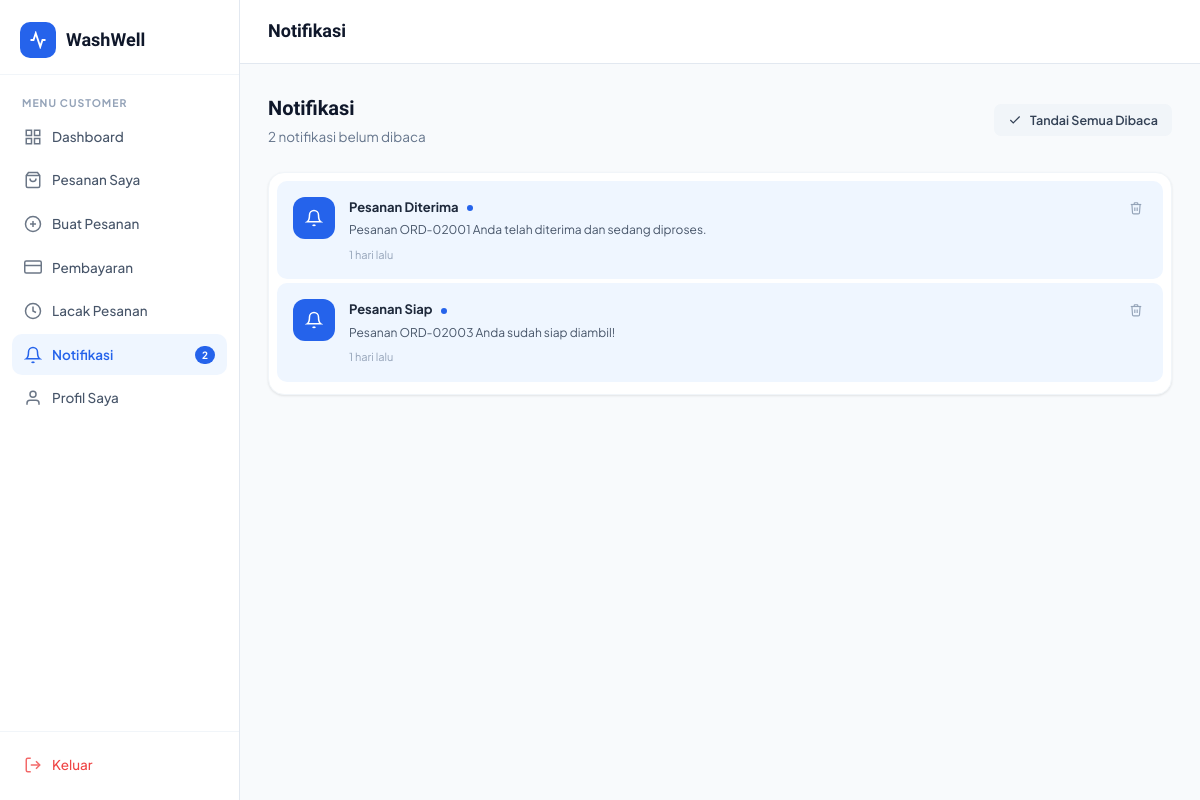
The app's page /customer/notifications.php (signed in) with its own data.
### tables this page shows
CREATE TABLE IF NOT EXISTS users (
    id INT AUTO_INCREMENT PRIMARY KEY,
    name VARCHAR(100) NOT NULL,
    email VARCHAR(150) UNIQUE NOT NULL,
    password VARCHAR(255) NOT NULL,
    phone VARCHAR(20),
    address TEXT,
    role ENUM('customer','admin') DEFAULT 'customer',
    created_at TIMESTAMP DEFAULT CURRENT_TIMESTAMP,
    updated_at TIMESTAMP DEFAULT CURRENT_TIMESTAMP ON UPDATE CURRENT_TIMESTAMP
);

CREATE TABLE IF NOT EXISTS notifications (
    id INT AUTO_INCREMENT PRIMARY KEY,
    user_id INT NOT NULL,
    title VARCHAR(200) NOT NULL,
    message TEXT NOT NULL,
    is_read TINYINT(1) DEFAULT 0,
    created_at TIMESTAMP DEFAULT CURRENT_TIMESTAMP,
    FOREIGN KEY (user_id) REFERENCES users(id) ON DELETE CASCADE
);

### includes/auth.php (called while the page is built, shortened)
<?php
require_once __DIR__ . '/config.php';
function getCurrentUser() {
    $db = getDB();
    $id = (int)$_SESSION['user_id'];
    $res = $db->query("SELECT * FROM users WHERE id=$id LIMIT 1");
    return $res ? $res->fetch_assoc() : null;
}
function getUnreadNotifs($userId) {
    $db = getDB();
    $uid = (int)$userId;
    $res = $db->query("SELECT COUNT(*) as cnt FROM notifications WHERE user_id=$uid AND is_read=0");
    return $res ? (int)$res->fetch_assoc()['cnt'] : 0;
}
?>

### includes/config.php (called while the page is built, shortened)
<?php
function timeAgo($datetime) {
    $time = strtotime($datetime);
    $diff = time() - $time;
    return floor($diff/86400) . ' hari lalu';
}
?>

### customer/notifications.php (the view, shortened to what this page needs)
<?php
require_once '../includes/auth.php';
$db = getDB();
$user = getCurrentUser();
$uid = (int)$user['id'];
$notifs = $db->query("SELECT * FROM notifications WHERE user_id=$uid ORDER BY created_at DESC");
?>
<!DOCTYPE html>
<html lang="id">
<head>
<link rel="stylesheet" href="../assets/css/style.css">
</head>
<body>
<div class="app-layout">
    <?php require_once('../customer/sidebar.php'); ?>
    <div class="main-content">
        <header class="topbar">
            <div class="topbar-left">
                <div class="topbar-title">Notifikasi</div>
            </div>
        </header>
        <main class="page-content">
            <div class="page-header">
                <div>
                    <h1>Notifikasi</h1>
                    <p><?= $notifCount ?> notifikasi belum dibaca</p>
                </div>
                <?php if ($notifCount > 0): ?>
                <a href="notifications.php?mark_read=1" class="btn btn-ghost btn-sm">
                    <svg width="14" height="14" viewBox="0 0 24 24" fill="none" stroke="currentColor" stroke-width="2"><polyline points="20 6 9 17 4 12"/></svg>
                    Tandai Semua Dibaca
                </a>
                <?php endif; ?>
            </div>
            <div class="card">
                <div class="card-body" style="padding:8px;">
                <?php if ($notifs->num_rows === 0): ?>
                <div style="text-align:center;padding:60px 0;color:var(--gray-400);">
                    <svg width="48" height="48" viewBox="0 0 24 24" fill="none" stroke="currentColor" stroke-width="1.5" style="margin-bottom:12px;opacity:0.4;"><path d="M18 8A6 6 0 0 0 6 8c0 7-3 9-3 9h18s-3-2-3-9"/><path d="M13.73 21a2 2 0 0 1-3.46 0"/></svg>
                    <p style="font-size:14px;">Belum ada notifikasi</p>
                </div>
                <?php else: ?>
                <?php while($n = $notifs->fetch_assoc()): ?>
                <div style="display:flex;align-items:flex-start;gap:14px;padding:16px;border-radius:10px;background:<?= !$n['is_read']?'var(--primary-bg)':'transparent' ?>;margin-bottom:4px;transition:background 0.2s;">
                    <div style="width:42px;height:42px;border-radius:12px;background:<?= !$n['is_read']?'var(--primary)':'var(--gray-100)' ?>;display:flex;align-items:center;justify-content:center;flex-shrink:0;color:<?= !$n['is_read']?'white':'var(--gray-500)' ?>;">
                        <svg width="18" height="18" viewBox="0 0 24 24" fill="none" stroke="currentColor" stroke-width="2"><path d="M18 8A6 6 0 0 0 6 8c0 7-3 9-3 9h18s-3-2-3-9"/><path d="M13.73 21a2 2 0 0 1-3.46 0"/></svg>
                    </div>
                    <div style="flex:1;">
                        <div style="font-size:13px;font-weight:700;color:var(--gray-800);margin-bottom:3px;">
                            <?= htmlspecialchars($n['title']) ?>
                            <?php if (!$n['is_read']): ?><span style="display:inline-block;width:6px;height:6px;border-radius:50%;background:var(--primary);margin-left:6px;vertical-align:middle;"></span><?php endif; ?>
                        </div>
                        <div style="font-size:12px;color:var(--gray-600);margin-bottom:6px;"><?= htmlspecialchars($n['message']) ?></div>
                        <div style="font-size:11px;color:var(--gray-400);"><?= timeAgo($n['created_at']) ?></div>
                    </div>
                    <form method="POST">
                        <button type="submit" style="background:none;border:none;color:var(--gray-400);cursor:pointer;padding:4px;" title="Hapus">
                            <svg width="14" height="14" viewBox="0 0 24 24" fill="none" stroke="currentColor" stroke-width="2"><polyline points="3 6 5 6 21 6"/><path d="M19 6l-1 14a2 2 0 0 1-2 2H8a2 2 0 0 1-2-2L5 6"/><path d="M10 11v6M14 11v6"/><path d="M9 6V4a1 1 0 0 1 1-1h4a1 1 0 0 1 1 1v2"/></svg>
                        </button>
                    </form>
                </div>
                <?php endwhile; ?>
                <?php endif; ?>
                </div>
            </div>
        </main>
    </div>
</div>
</body>
</html>

### customer/sidebar.php (shortened to what this page needs)
<?php
$currentUser = getCurrentUser();
$notifCount = getUnreadNotifs($currentUser['id']);
$currentPage = basename($_SERVER['PHP_SELF'], '.php');
$navItems = [
    ['page'=>'dashboard','icon'=>'<svg width="18" height="18" viewBox="0 0 24 24" fill="none" stroke="currentColor" stroke-width="2"><rect x="3" y="3" width="7" height="7"/><rect x="14" y="3" width="7" height="7"/><rect x="3" y="14" width="7" height="7"/><rect x="14" y="14" width="7" height="7"/></svg>','label'=>'Dashboard','url'=>'dashboard.php'],
    ['page'=>'orders','icon'=>'<svg width="18" height="18" viewBox="0 0 24 24" fill="none" stroke="currentColor" stroke-width="2"><path d="M6 2L3 6v14a2 2 0 0 0 2 2h14a2 2 0 0 0 2-2V6l-3-4z"/><line x1="3" y1="6" x2="21" y2="6"/><path d="M16 10a4 4 0 0 1-8 0"/></svg>','label'=>'Pesanan Saya','url'=>'orders.php'],
    ['page'=>'new_order','icon'=>'<svg width="18" height="18" viewBox="0 0 24 24" fill="none" stroke="currentColor" stroke-width="2"><circle cx="12" cy="12" r="10"/><line x1="12" y1="8" x2="12" y2="16"/><line x1="8" y1="12" x2="16" y2="12"/></svg>','label'=>'Buat Pesanan','url'=>'new_order.php'],
    ['page'=>'payments','icon'=>'<svg width="18" height="18" viewBox="0 0 24 24" fill="none" stroke="currentColor" stroke-width="2"><rect x="1" y="4" width="22" height="16" rx="2" ry="2"/><line x1="1" y1="10" x2="23" y2="10"/></svg>','label'=>'Pembayaran','url'=>'payments.php'],
    ['page'=>'tracking','icon'=>'<svg width="18" height="18" viewBox="0 0 24 24" fill="none" stroke="currentColor" stroke-width="2"><circle cx="12" cy="12" r="10"/><polyline points="12 6 12 12 16 14"/></svg>','label'=>'Lacak Pesanan','url'=>'tracking.php'],
    ['page'=>'notifications','icon'=>'<svg width="18" height="18" viewBox="0 0 24 24" fill="none" stroke="currentColor" stroke-width="2"><path d="M18 8A6 6 0 0 0 6 8c0 7-3 9-3 9h18s-3-2-3-9"/><path d="M13.73 21a2 2 0 0 1-3.46 0"/></svg>','label'=>'Notifikasi','url'=>'notifications.php'],
    ['page'=>'profile','icon'=>'<svg width="18" height="18" viewBox="0 0 24 24" fill="none" stroke="currentColor" stroke-width="2"><path d="M20 21v-2a4 4 0 0 0-4-4H8a4 4 0 0 0-4 4v2"/><circle cx="12" cy="7" r="4"/></svg>','label'=>'Profil Saya','url'=>'profile.php'],
];
?>
<aside class="sidebar" id="sidebar">
    <div class="sidebar-logo">
        <div class="logo-icon">
            <svg width="18" height="18" viewBox="0 0 24 24" fill="none" stroke="white" stroke-width="2.5"><path d="M22 12h-4l-3 9L9 3l-3 9H2"/></svg>
        </div>
        <span>WashWell</span>
    </div>
    <nav class="sidebar-nav">
        <div class="nav-label">Menu Customer</div>
        <?php foreach ($navItems as $item): ?>
        <a href="<?= $item['url'] ?>" class="nav-item <?= $currentPage === $item['page'] ? 'active' : '' ?>">
            <?= $item['icon'] ?>
            <?= $item['label'] ?>
            <?php if ($item['page']==='notifications' && $notifCount > 0): ?>
            <span class="nav-badge"><?= $notifCount ?></span>
            <?php endif; ?>
        </a>
        <?php endforeach; ?>
    </nav>
    <div class="sidebar-footer">
        <a href="logout.php" class="nav-item" style="color:#EF4444;" onclick="return confirm('Yakin ingin keluar?')">
            <svg width="18" height="18" viewBox="0 0 24 24" fill="none" stroke="currentColor" stroke-width="2"><path d="M9 21H5a2 2 0 0 1-2-2V5a2 2 0 0 1 2-2h4"/><polyline points="16 17 21 12 16 7"/><line x1="21" y1="12" x2="9" y2="12"/></svg>
            Keluar
        </a>
    </div>
</aside>

### assets/css/style.css (style rules this page uses)
:root { --primary: #2563EB; --primary-light: #3B82F6; --primary-dark: #1D4ED8; --primary-bg: #EFF6FF; --orange: #F97316; --orange-light: #FED7AA; --green: #22C55E; --green-light: #DCFCE7; --teal: #06B6D4; --teal-light: #CFFAFE; --gray-50: #F8FAFC; --gray-100: #F1F5F9; --gray-200: #E2E8F0; --gray-300: #CBD5E1; --gray-400: #94A3B8; --gray-500: #64748B; --gray-600: #475569; --gray-700: #334155; --gray-800: #1E293B; --gray-900: #0F172A; --white: #FFFFFF; --shadow-sm: 0 1px 3px rgba(0,0,0,0.06), 0 1px 2px rgba(0,0,0,0.04); --shadow: 0 4px 6px -1px rgba(0,0,0,0.07), 0 2px 4px -1px rgba(0,0,0,0.04); --shadow-md: 0 10px 15px -3px rgba(0,0,0,0.08), 0 4px 6px -2px rgba(0,0,0,0.04); --shadow-lg: 0 20px 25px -5px rgba(0,0,0,0.08), 0 10px 10px -5px rgba(0,0,0,0.03); --radius: 12px; --radius-lg: 16px; --radius-xl: 24px; --sidebar-w: 240px; --font: 'Plus Jakarta Sans', sans-serif; --font-display: 'Sora', sans-serif; --transition: all 0.2s ease; }
*, *::before, *::after { box-sizing: border-box; margin: 0; padding: 0; }
html { scroll-behavior: smooth; }
body { font-family: var(--font); background: var(--gray-50); color: var(--gray-800); line-height: 1.6; font-size: 14px; }
a { text-decoration: none; color: inherit; }
button { cursor: pointer; border: none; font-family: var(--font); }
.btn { display: inline-flex; align-items: center; gap: 8px; padding: 9px 18px; border-radius: 8px; font-size: 13.5px; font-weight: 600; transition: var(--transition); white-space: nowrap; border: none; cursor: pointer; }
.btn-ghost { background: var(--gray-100); color: var(--gray-700); }
.btn-sm { padding: 6px 14px; font-size: 12.5px; border-radius: 7px; }
.card { background: var(--white); border-radius: var(--radius-lg); box-shadow: var(--shadow-sm); border: 1px solid var(--gray-100); }
.card-body { padding: 20px 24px; }
.app-layout { display: flex; min-height: 100vh; }
.sidebar { width: var(--sidebar-w); background: var(--white); border-right: 1px solid var(--gray-200); display: flex; flex-direction: column; position: fixed; top: 0; left: 0; height: 100vh; z-index: 100; transition: transform 0.3s ease; overflow-y: auto; }
.sidebar-logo { padding: 22px 20px 16px; display: flex; align-items: center; gap: 10px; border-bottom: 1px solid var(--gray-100); }
.sidebar-logo .logo-icon { width: 36px; height: 36px; border-radius: 10px; background: var(--primary); display: flex; align-items: center; justify-content: center; }
.sidebar-logo span { font-family: var(--font-display); font-size: 18px; font-weight: 700; color: var(--gray-900); }
.sidebar-nav { padding: 12px 12px; flex: 1; }
.nav-label { font-size: 10.5px; font-weight: 700; text-transform: uppercase; letter-spacing: 1px; color: var(--gray-400); padding: 8px 10px 4px; }
.nav-item { display: flex; align-items: center; gap: 10px; padding: 10px 12px; border-radius: 10px; font-size: 13.5px; font-weight: 500; color: var(--gray-600); margin-bottom: 2px; transition: var(--transition); cursor: pointer; }
.nav-item.active { background: var(--primary-bg); color: var(--primary); font-weight: 600; }
.nav-item svg { flex-shrink: 0; opacity: 0.8; }
.nav-item.active svg { opacity: 1; }
.nav-badge { margin-left: auto; background: var(--primary); color: white; font-size: 10px; font-weight: 700; padding: 1px 7px; border-radius: 10px; }
.sidebar-footer { padding: 12px; border-top: 1px solid var(--gray-100); }
.main-content { flex: 1; margin-left: var(--sidebar-w); display: flex; flex-direction: column; min-height: 100vh; }
.topbar { background: var(--white); border-bottom: 1px solid var(--gray-200); padding: 0 28px; height: 64px; display: flex; align-items: center; justify-content: space-between; position: sticky; top: 0; z-index: 50; }
.topbar-left { display: flex; align-items: center; gap: 16px; }
.topbar-title { font-family: var(--font-display); font-size: 18px; font-weight: 700; color: var(--gray-900); }
.page-content { padding: 28px; flex: 1; }
.page-header { margin-bottom: 24px; display: flex; align-items: center; justify-content: space-between; flex-wrap: wrap; gap: 12px; }
.page-header h1 { font-family: var(--font-display); font-size: 20px; font-weight: 700; color: var(--gray-900); }
.page-header p { font-size: 13.5px; color: var(--gray-500); margin-top: 2px; }

### records on screen
users: id "2"
notifications: title "Pesanan Diterima", is_read 0 (drawn), message "Pesanan ORD-02001 Anda telah diterima dan sedang diproses.", created_at "1 hari lalu"
notifications: title "Pesanan Siap", is_read 0 (drawn), message "Pesanan ORD-02003 Anda sudah siap diambil!", created_at "1 hari lalu"

### other values on screen
$item['label'] "Dashboard"
$item['label'] "Pesanan Saya"
$item['label'] "Buat Pesanan"
$item['label'] "Pembayaran"
$item['label'] "Lacak Pesanan"
$item['label'] "Notifikasi"
$item['label'] "Profil Saya"
